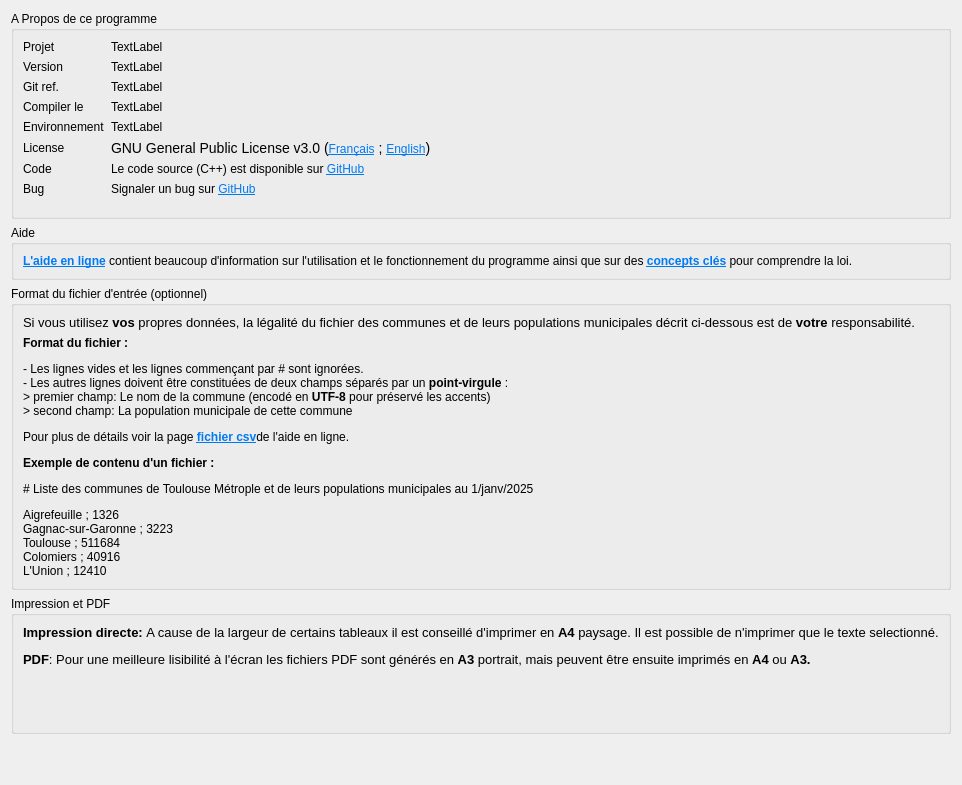
      <widget class="QWidget" name="tab_Apropos">
       <property name="toolTip">
        <string notr="true"/>
       </property>
       <property name="statusTip">
        <string notr="true"/>
       </property>
       <property name="whatsThis">
        <string notr="true"/>
       </property>
       <property name="accessibleName">
        <string notr="true"/>
       </property>
       <property name="accessibleDescription">
        <string notr="true"/>
       </property>
       <attribute name="title">
        <string>A Propos</string>
       </attribute>
       <layout class="QVBoxLayout" name="verticalLayout_10">
        <item>
         <widget class="QGroupBox" name="groupBox_apropos">
          <property name="title">
           <string>A Propos de ce programme</string>
          </property>
          <layout class="QHBoxLayout" name="horizontalLayout_5">
           <item>
            <layout class="QFormLayout" name="formLayout_3">
             <item row="0" column="0">
              <widget class="QLabel" name="label_prj_title">
               <property name="enabled">
                <bool>true</bool>
               </property>
               <property name="toolTip">
                <string notr="true"/>
               </property>
               <property name="statusTip">
                <string notr="true"/>
               </property>
               <property name="whatsThis">
                <string notr="true"/>
               </property>
               <property name="accessibleName">
                <string notr="true"/>
               </property>
               <property name="accessibleDescription">
                <string notr="true"/>
               </property>
               <property name="text">
                <string>Projet</string>
               </property>
               <property name="openExternalLinks">
                <bool>false</bool>
               </property>
               <property name="textInteractionFlags">
                <set>Qt::TextInteractionFlag::LinksAccessibleByMouse|Qt::TextInteractionFlag::TextSelectableByMouse</set>
               </property>
              </widget>
             </item>
             <item row="0" column="1">
              <widget class="QLabel" name="label_prj">
               <property name="toolTip">
                <string notr="true"/>
               </property>
               <property name="statusTip">
                <string notr="true"/>
               </property>
               <property name="whatsThis">
                <string notr="true"/>
               </property>
               <property name="accessibleName">
                <string notr="true"/>
               </property>
               <property name="accessibleDescription">
                <string notr="true"/>
               </property>
               <property name="text">
                <string>TextLabel</string>
               </property>
               <property name="wordWrap">
                <bool>true</bool>
               </property>
               <property name="openExternalLinks">
                <bool>true</bool>
               </property>
               <property name="textInteractionFlags">
                <set>Qt::TextInteractionFlag::LinksAccessibleByKeyboard|Qt::TextInteractionFlag::LinksAccessibleByMouse|Qt::TextInteractionFlag::TextBrowserInteraction|Qt::TextInteractionFlag::TextSelectableByKeyboard|Qt::TextInteractionFlag::TextSelectableByMouse</set>
               </property>
              </widget>
             </item>
             <item row="1" column="0">
              <widget class="QLabel" name="label_vers_title">
               <property name="enabled">
                <bool>true</bool>
               </property>
               <property name="toolTip">
                <string notr="true"/>
               </property>
               <property name="statusTip">
                <string notr="true"/>
               </property>
               <property name="whatsThis">
                <string notr="true"/>
               </property>
               <property name="accessibleName">
                <string notr="true"/>
               </property>
               <property name="accessibleDescription">
                <string notr="true"/>
               </property>
               <property name="text">
                <string>Version</string>
               </property>
               <property name="openExternalLinks">
                <bool>false</bool>
               </property>
               <property name="textInteractionFlags">
                <set>Qt::TextInteractionFlag::LinksAccessibleByMouse|Qt::TextInteractionFlag::TextSelectableByMouse</set>
               </property>
              </widget>
             </item>
             <item row="1" column="1">
              <widget class="QLabel" name="label_vers">
               <property name="toolTip">
                <string notr="true"/>
               </property>
               <property name="statusTip">
                <string notr="true"/>
               </property>
               <property name="whatsThis">
                <string notr="true"/>
               </property>
               <property name="accessibleName">
                <string notr="true"/>
               </property>
               <property name="accessibleDescription">
                <string notr="true"/>
               </property>
               <property name="text">
                <string>TextLabel</string>
               </property>
               <property name="wordWrap">
                <bool>true</bool>
               </property>
               <property name="openExternalLinks">
                <bool>true</bool>
               </property>
               <property name="textInteractionFlags">
                <set>Qt::TextInteractionFlag::LinksAccessibleByKeyboard|Qt::TextInteractionFlag::LinksAccessibleByMouse|Qt::TextInteractionFlag::TextBrowserInteraction|Qt::TextInteractionFlag::TextSelectableByKeyboard|Qt::TextInteractionFlag::TextSelectableByMouse</set>
               </property>
              </widget>
             </item>
             <item row="2" column="0">
              <widget class="QLabel" name="label_git_title">
               <property name="enabled">
                <bool>true</bool>
               </property>
               <property name="text">
                <string>Git ref.</string>
               </property>
               <property name="openExternalLinks">
                <bool>false</bool>
               </property>
               <property name="textInteractionFlags">
                <set>Qt::TextInteractionFlag::LinksAccessibleByMouse|Qt::TextInteractionFlag::TextSelectableByMouse</set>
               </property>
              </widget>
             </item>
             <item row="2" column="1">
              <widget class="QLabel" name="label_git">
               <property name="text">
                <string>TextLabel</string>
               </property>
              </widget>
             </item>
             <item row="3" column="0">
              <widget class="QLabel" name="label_compil_title">
               <property name="enabled">
                <bool>true</bool>
               </property>
               <property name="toolTip">
                <string notr="true"/>
               </property>
               <property name="statusTip">
                <string notr="true"/>
               </property>
               <property name="whatsThis">
                <string notr="true"/>
               </property>
               <property name="accessibleName">
                <string notr="true"/>
               </property>
               <property name="accessibleDescription">
                <string notr="true"/>
               </property>
               <property name="text">
                <string>Compiler le</string>
               </property>
               <property name="openExternalLinks">
                <bool>false</bool>
               </property>
               <property name="textInteractionFlags">
                <set>Qt::TextInteractionFlag::LinksAccessibleByMouse|Qt::TextInteractionFlag::TextSelectableByMouse</set>
               </property>
              </widget>
             </item>
             <item row="3" column="1">
              <widget class="QLabel" name="label_compil">
               <property name="toolTip">
                <string notr="true"/>
               </property>
               <property name="statusTip">
                <string notr="true"/>
               </property>
               <property name="whatsThis">
                <string notr="true"/>
               </property>
               <property name="accessibleName">
                <string notr="true"/>
               </property>
               <property name="accessibleDescription">
                <string notr="true"/>
               </property>
               <property name="text">
                <string>TextLabel</string>
               </property>
               <property name="wordWrap">
                <bool>true</bool>
               </property>
               <property name="openExternalLinks">
                <bool>true</bool>
               </property>
               <property name="textInteractionFlags">
                <set>Qt::TextInteractionFlag::LinksAccessibleByKeyboard|Qt::TextInteractionFlag::LinksAccessibleByMouse|Qt::TextInteractionFlag::TextBrowserInteraction|Qt::TextInteractionFlag::TextSelectableByKeyboard|Qt::TextInteractionFlag::TextSelectableByMouse</set>
               </property>
              </widget>
             </item>
             <item row="4" column="0">
              <widget class="QLabel" name="label_env_title">
               <property name="enabled">
                <bool>true</bool>
               </property>
               <property name="toolTip">
                <string notr="true"/>
               </property>
               <property name="statusTip">
                <string notr="true"/>
               </property>
               <property name="whatsThis">
                <string notr="true"/>
               </property>
               <property name="accessibleName">
                <string notr="true"/>
               </property>
               <property name="accessibleDescription">
                <string notr="true"/>
               </property>
               <property name="text">
                <string>Environnement</string>
               </property>
               <property name="openExternalLinks">
                <bool>false</bool>
               </property>
               <property name="textInteractionFlags">
                <set>Qt::TextInteractionFlag::LinksAccessibleByMouse|Qt::TextInteractionFlag::TextSelectableByMouse</set>
               </property>
              </widget>
             </item>
             <item row="4" column="1">
              <widget class="QLabel" name="label_env">
               <property name="toolTip">
                <string notr="true"/>
               </property>
               <property name="statusTip">
                <string notr="true"/>
               </property>
               <property name="whatsThis">
                <string notr="true"/>
               </property>
               <property name="accessibleName">
                <string notr="true"/>
               </property>
               <property name="accessibleDescription">
                <string notr="true"/>
               </property>
               <property name="text">
                <string>TextLabel</string>
               </property>
               <property name="wordWrap">
                <bool>true</bool>
               </property>
               <property name="openExternalLinks">
                <bool>true</bool>
               </property>
               <property name="textInteractionFlags">
                <set>Qt::TextInteractionFlag::LinksAccessibleByKeyboard|Qt::TextInteractionFlag::LinksAccessibleByMouse|Qt::TextInteractionFlag::TextBrowserInteraction|Qt::TextInteractionFlag::TextSelectableByKeyboard|Qt::TextInteractionFlag::TextSelectableByMouse</set>
               </property>
              </widget>
             </item>
             <item row="5" column="0">
              <widget class="QLabel" name="label_license_title">
               <property name="enabled">
                <bool>true</bool>
               </property>
               <property name="toolTip">
                <string notr="true"/>
               </property>
               <property name="statusTip">
                <string notr="true"/>
               </property>
               <property name="whatsThis">
                <string notr="true"/>
               </property>
               <property name="accessibleName">
                <string notr="true"/>
               </property>
               <property name="accessibleDescription">
                <string notr="true"/>
               </property>
               <property name="text">
                <string>License</string>
               </property>
               <property name="openExternalLinks">
                <bool>false</bool>
               </property>
               <property name="textInteractionFlags">
                <set>Qt::TextInteractionFlag::LinksAccessibleByMouse|Qt::TextInteractionFlag::TextSelectableByMouse</set>
               </property>
              </widget>
             </item>
             <item row="5" column="1">
              <widget class="QLabel" name="label_license">
               <property name="toolTip">
                <string notr="true"/>
               </property>
               <property name="statusTip">
                <string notr="true"/>
               </property>
               <property name="whatsThis">
                <string notr="true"/>
               </property>
               <property name="accessibleName">
                <string notr="true"/>
               </property>
               <property name="accessibleDescription">
                <string notr="true"/>
               </property>
               <property name="text">
                <string>&lt;!DOCTYPE HTML PUBLIC &quot;-//W3C//DTD HTML 4.0//EN&quot; &quot;http://www.w3.org/TR/REC-html40/strict.dtd&quot;&gt;
&lt;html&gt;&lt;head&gt;&lt;meta name=&quot;qrichtext&quot; content=&quot;1&quot; /&gt;&lt;meta charset=&quot;utf-8&quot; /&gt;&lt;style type=&quot;text/css&quot;&gt;
p, li { white-space: pre-wrap; }
hr { height: 1px; border-width: 0; }
li.unchecked::marker { content: &quot;\2610&quot;; }
li.checked::marker { content: &quot;\2612&quot;; }
&lt;/style&gt;&lt;/head&gt;&lt;body style=&quot; font-family:'Segoe UI'; font-size:9pt; font-weight:400; font-style:normal;&quot;&gt;
&lt;p style=&quot; margin-top:0px; margin-bottom:0px; margin-left:0px; margin-right:0px; -qt-block-indent:0; text-indent:0px;&quot;&gt;&lt;span style=&quot; font-size:large;&quot;&gt;GNU General Public License v3.0 (&lt;/span&gt;&lt;a href=&quot;https://www.gnu.org/licenses/gpl-3.0.fr.html#license-text&quot;&gt;&lt;span style=&quot; text-decoration: underline; color:#007af4;&quot;&gt;Français&lt;/span&gt;&lt;/a&gt;&lt;span style=&quot; font-size:large;&quot;&gt; ; &lt;/span&gt;&lt;a href=&quot;https://www.gnu.org/licenses/gpl-3.0.en.html#license-text&quot;&gt;&lt;span style=&quot; text-decoration: underline; color:#007af4;&quot;&gt;English&lt;/span&gt;&lt;/a&gt;&lt;span style=&quot; font-size:large;&quot;&gt;)&lt;/span&gt;&lt;/p&gt;&lt;/body&gt;&lt;/html&gt;</string>
               </property>
               <property name="wordWrap">
                <bool>true</bool>
               </property>
               <property name="openExternalLinks">
                <bool>true</bool>
               </property>
               <property name="textInteractionFlags">
                <set>Qt::TextInteractionFlag::LinksAccessibleByKeyboard|Qt::TextInteractionFlag::LinksAccessibleByMouse|Qt::TextInteractionFlag::TextBrowserInteraction|Qt::TextInteractionFlag::TextSelectableByKeyboard|Qt::TextInteractionFlag::TextSelectableByMouse</set>
               </property>
              </widget>
             </item>
             <item row="6" column="0">
              <widget class="QLabel" name="label_src_title">
               <property name="enabled">
                <bool>true</bool>
               </property>
               <property name="toolTip">
                <string notr="true"/>
               </property>
               <property name="statusTip">
                <string notr="true"/>
               </property>
               <property name="whatsThis">
                <string notr="true"/>
               </property>
               <property name="accessibleName">
                <string notr="true"/>
               </property>
               <property name="accessibleDescription">
                <string notr="true"/>
               </property>
               <property name="text">
                <string>Code</string>
               </property>
               <property name="openExternalLinks">
                <bool>false</bool>
               </property>
               <property name="textInteractionFlags">
                <set>Qt::TextInteractionFlag::LinksAccessibleByMouse|Qt::TextInteractionFlag::TextSelectableByMouse</set>
               </property>
              </widget>
             </item>
             <item row="6" column="1">
              <widget class="QLabel" name="label_src">
               <property name="toolTip">
                <string notr="true"/>
               </property>
               <property name="statusTip">
                <string notr="true"/>
               </property>
               <property name="whatsThis">
                <string notr="true"/>
               </property>
               <property name="accessibleName">
                <string notr="true"/>
               </property>
               <property name="accessibleDescription">
                <string notr="true"/>
               </property>
               <property name="text">
                <string>&lt;!DOCTYPE HTML PUBLIC &quot;-//W3C//DTD HTML 4.0//EN&quot; &quot;http://www.w3.org/TR/REC-html40/strict.dtd&quot;&gt;
&lt;html&gt;&lt;head&gt;&lt;meta name=&quot;qrichtext&quot; content=&quot;1&quot; /&gt;&lt;meta charset=&quot;utf-8&quot; /&gt;&lt;style type=&quot;text/css&quot;&gt;
p, li { white-space: pre-wrap; }
hr { height: 1px; border-width: 0; }
li.unchecked::marker { content: &quot;\2610&quot;; }
li.checked::marker { content: &quot;\2612&quot;; }
&lt;/style&gt;&lt;/head&gt;&lt;body style=&quot; font-family:'Segoe UI'; font-size:9pt; font-weight:400; font-style:normal;&quot;&gt;
&lt;p style=&quot; margin-top:0px; margin-bottom:0px; margin-left:0px; margin-right:0px; -qt-block-indent:0; text-indent:0px;&quot;&gt;Le code source (C++) est disponible sur &lt;a href=&quot;https://github.com/JEAYNE/Conseil-Metropolitain&quot;&gt;&lt;span style=&quot; text-decoration: underline; color:#007af4;&quot;&gt;GitHub&lt;/span&gt;&lt;/a&gt; &lt;/p&gt;&lt;/body&gt;&lt;/html&gt;</string>
               </property>
               <property name="wordWrap">
                <bool>true</bool>
               </property>
               <property name="openExternalLinks">
                <bool>true</bool>
               </property>
               <property name="textInteractionFlags">
                <set>Qt::TextInteractionFlag::LinksAccessibleByKeyboard|Qt::TextInteractionFlag::LinksAccessibleByMouse|Qt::TextInteractionFlag::TextBrowserInteraction|Qt::TextInteractionFlag::TextSelectableByKeyboard|Qt::TextInteractionFlag::TextSelectableByMouse</set>
               </property>
              </widget>
             </item>
             <item row="7" column="0">
              <widget class="QLabel" name="label_bug_title">
               <property name="enabled">
                <bool>true</bool>
               </property>
               <property name="toolTip">
                <string notr="true"/>
               </property>
               <property name="statusTip">
                <string notr="true"/>
               </property>
               <property name="whatsThis">
                <string notr="true"/>
               </property>
               <property name="accessibleName">
                <string notr="true"/>
               </property>
               <property name="accessibleDescription">
                <string notr="true"/>
               </property>
               <property name="text">
                <string>Bug</string>
               </property>
               <property name="openExternalLinks">
                <bool>false</bool>
               </property>
               <property name="textInteractionFlags">
                <set>Qt::TextInteractionFlag::LinksAccessibleByMouse|Qt::TextInteractionFlag::TextSelectableByMouse</set>
               </property>
              </widget>
             </item>
             <item row="7" column="1">
              <widget class="QLabel" name="label_bug">
               <property name="toolTip">
                <string notr="true"/>
               </property>
               <property name="statusTip">
                <string notr="true"/>
               </property>
               <property name="whatsThis">
                <string notr="true"/>
               </property>
               <property name="accessibleName">
                <string notr="true"/>
               </property>
               <property name="accessibleDescription">
                <string notr="true"/>
               </property>
               <property name="text">
                <string>&lt;html&gt;&lt;head/&gt;&lt;body&gt;&lt;p&gt;Signaler un bug sur &lt;a href=&quot;https://github.com/JEAYNE/Conseil-Metropolitain/issues&quot;&gt;&lt;span style=&quot; text-decoration: underline; color:#007af4;&quot;&gt;GitHub&lt;/span&gt;&lt;/a&gt;&lt;/p&gt;&lt;/body&gt;&lt;/html&gt;</string>
               </property>
               <property name="wordWrap">
                <bool>true</bool>
               </property>
               <property name="openExternalLinks">
                <bool>true</bool>
               </property>
               <property name="textInteractionFlags">
                <set>Qt::TextInteractionFlag::LinksAccessibleByKeyboard|Qt::TextInteractionFlag::LinksAccessibleByMouse|Qt::TextInteractionFlag::TextBrowserInteraction|Qt::TextInteractionFlag::TextSelectableByKeyboard|Qt::TextInteractionFlag::TextSelectableByMouse</set>
               </property>
              </widget>
             </item>
             <item row="8" column="1">
              <spacer name="horizontalSpacer">
               <property name="orientation">
                <enum>Qt::Orientation::Horizontal</enum>
               </property>
               <property name="sizeHint" stdset="0">
                <size>
                 <width>40</width>
                 <height>5</height>
                </size>
               </property>
              </spacer>
             </item>
            </layout>
           </item>
           <item>
            <widget class="QLabel" name="label_logo">
             <property name="toolTip">
              <string notr="true"/>
             </property>
             <property name="statusTip">
              <string notr="true"/>
             </property>
             <property name="whatsThis">
              <string notr="true"/>
             </property>
             <property name="accessibleName">
              <string notr="true"/>
             </property>
             <property name="accessibleDescription">
              <string notr="true"/>
             </property>
             <property name="text">
              <string>&lt;!DOCTYPE HTML PUBLIC &quot;-//W3C//DTD HTML 4.0//EN&quot; &quot;http://www.w3.org/TR/REC-html40/strict.dtd&quot;&gt;
&lt;html&gt;
&lt;head&gt;&lt;meta name=&quot;qrichtext&quot; content=&quot;1&quot; /&gt;&lt;/head&gt;
&lt;body&gt;&lt;img src=&quot;:/resources/app.png&quot; /&gt;&lt;/body&gt;
&lt;/html&gt;</string>
             </property>
            </widget>
           </item>
          </layout>
         </widget>
        </item>
        <item>
         <widget class="QGroupBox" name="groupBox_2">
          <property name="title">
           <string>Aide</string>
          </property>
          <layout class="QVBoxLayout" name="verticalLayout_15">
           <item>
            <widget class="QLabel" name="label_Aide">
             <property name="toolTip">
              <string notr="true"/>
             </property>
             <property name="text">
              <string>&lt;html&gt;&lt;head/&gt;&lt;body&gt;&lt;p&gt;&lt;a href=&quot;https://github.com/JEAYNE/Conseil-Metropolitain/wiki&quot;&gt;&lt;span style=&quot; font-weight:700; text-decoration: underline; color:#007af4;&quot;&gt;L'aide en ligne&lt;/span&gt;&lt;/a&gt; contient beaucoup d'information sur l'utilisation et le fonctionnement du programme ainsi que sur des &lt;a href=&quot;https://github.com/JEAYNE/Conseil-Metropolitain/wiki/Concepts&quot;&gt;&lt;span style=&quot; font-weight:700; text-decoration: underline; color:#007af4;&quot;&gt;concepts clés&lt;/span&gt;&lt;/a&gt; pour comprendre la loi.&lt;/p&gt;&lt;/body&gt;&lt;/html&gt;</string>
             </property>
             <property name="openExternalLinks">
              <bool>true</bool>
             </property>
             <property name="textInteractionFlags">
              <set>Qt::TextInteractionFlag::LinksAccessibleByKeyboard|Qt::TextInteractionFlag::LinksAccessibleByMouse|Qt::TextInteractionFlag::TextBrowserInteraction|Qt::TextInteractionFlag::TextSelectableByKeyboard|Qt::TextInteractionFlag::TextSelectableByMouse</set>
             </property>
            </widget>
           </item>
          </layout>
         </widget>
        </item>
        <item>
         <widget class="QGroupBox" name="groupBox_format_fichier">
          <property name="title">
           <string>Format du fichier d'entrée (optionnel)</string>
          </property>
          <layout class="QVBoxLayout" name="verticalLayout_11">
           <item>
            <widget class="QLabel" name="label_legalite">
             <property name="toolTip">
              <string notr="true"/>
             </property>
             <property name="statusTip">
              <string notr="true"/>
             </property>
             <property name="whatsThis">
              <string notr="true"/>
             </property>
             <property name="accessibleName">
              <string notr="true"/>
             </property>
             <property name="accessibleDescription">
              <string notr="true"/>
             </property>
             <property name="text">
              <string>&lt;html&gt;&lt;head/&gt;&lt;body&gt;&lt;p&gt;&lt;span style=&quot; font-size:10pt;&quot;&gt;Si vous utilisez &lt;/span&gt;&lt;span style=&quot; font-size:10pt; font-weight:700;&quot;&gt;vos&lt;/span&gt;&lt;span style=&quot; font-size:10pt;&quot;&gt; propres données, la légalité du fichier des communes et de leurs populations municipales décrit ci-dessous est de &lt;/span&gt;&lt;span style=&quot; font-size:10pt; font-weight:700;&quot;&gt;votre&lt;/span&gt;&lt;span style=&quot; font-size:10pt;&quot;&gt; responsabilité. &lt;/span&gt;&lt;/p&gt;&lt;/body&gt;&lt;/html&gt;</string>
             </property>
             <property name="alignment">
              <set>Qt::AlignmentFlag::AlignJustify|Qt::AlignmentFlag::AlignVCenter</set>
             </property>
             <property name="wordWrap">
              <bool>true</bool>
             </property>
             <property name="openExternalLinks">
              <bool>true</bool>
             </property>
             <property name="textInteractionFlags">
              <set>Qt::TextInteractionFlag::LinksAccessibleByKeyboard|Qt::TextInteractionFlag::LinksAccessibleByMouse|Qt::TextInteractionFlag::TextBrowserInteraction|Qt::TextInteractionFlag::TextSelectableByKeyboard|Qt::TextInteractionFlag::TextSelectableByMouse</set>
             </property>
            </widget>
           </item>
           <item>
            <widget class="QLabel" name="label_format_fichier">
             <property name="toolTip">
              <string notr="true"/>
             </property>
             <property name="text">
              <string>&lt;html&gt;&lt;head/&gt;&lt;body&gt;&lt;p&gt;&lt;span style=&quot; font-weight:700;&quot;&gt;Format du fichier :&lt;/span&gt;&lt;/p&gt;&lt;p&gt;- Les lignes vides et les lignes commençant par # sont ignorées. &lt;br/&gt;- Les autres lignes doivent être constituées de deux champs séparés par un &lt;span style=&quot; font-weight:700;&quot;&gt;point-virgule&lt;/span&gt; : &lt;br/&gt;&amp;gt; premier champ: Le nom de la commune (encodé en &lt;span style=&quot; font-weight:700;&quot;&gt;UTF-8&lt;/span&gt; pour préservé les accents)&lt;br/&gt;&amp;gt; second champ: La population municipale de cette commune &lt;/p&gt;&lt;p&gt;Pour plus de détails voir la page &lt;a href=&quot;https://github.com/JEAYNE/Conseil-Metropolitain/wiki/Fichiers-csv&quot;&gt;&lt;span style=&quot; font-weight:700; text-decoration: underline; color:#007af4;&quot;&gt;fichier csv&lt;/span&gt;&lt;/a&gt;&lt;span style=&quot; font-weight:700;&quot;/&gt;de l'aide en ligne.&lt;/p&gt;&lt;p&gt;&lt;span style=&quot; font-weight:700;&quot;&gt;Exemple de contenu d'un fichier : &lt;/span&gt;&lt;/p&gt;&lt;p&gt;# Liste des communes de Toulouse Métrople et de leurs populations municipales au 1/janv/2025 &lt;/p&gt;&lt;p&gt;Aigrefeuille ; 1326 &lt;br/&gt;Gagnac-sur-Garonne ; 3223 &lt;br/&gt;Toulouse ; 511684 &lt;br/&gt;Colomiers ; 40916 &lt;br/&gt;L'Union ; 12410&lt;/p&gt;&lt;/body&gt;&lt;/html&gt;</string>
             </property>
             <property name="openExternalLinks">
              <bool>true</bool>
             </property>
             <property name="textInteractionFlags">
              <set>Qt::TextInteractionFlag::LinksAccessibleByKeyboard|Qt::TextInteractionFlag::LinksAccessibleByMouse|Qt::TextInteractionFlag::TextBrowserInteraction|Qt::TextInteractionFlag::TextSelectableByKeyboard|Qt::TextInteractionFlag::TextSelectableByMouse</set>
             </property>
            </widget>
           </item>
          </layout>
         </widget>
        </item>
        <item>
         <widget class="QGroupBox" name="groupBox">
          <property name="title">
           <string>Impression et PDF</string>
          </property>
          <layout class="QVBoxLayout" name="verticalLayout_13">
           <item>
            <widget class="QLabel" name="lable_print_pdf">
             <property name="toolTip">
              <string notr="true"/>
             </property>
             <property name="text">
              <string>&lt;html&gt;&lt;head/&gt;&lt;body&gt;&lt;p&gt;&lt;span style=&quot; font-size:10pt; font-weight:700;&quot;&gt;Impression directe: &lt;/span&gt;&lt;span style=&quot; font-size:10pt;&quot;&gt;A cause de la largeur de certains tableaux il est conseillé d'imprimer en &lt;/span&gt;&lt;span style=&quot; font-size:10pt; font-weight:700;&quot;&gt;A4&lt;/span&gt;&lt;span style=&quot; font-size:10pt;&quot;&gt; paysage. Il est possible de n'imprimer que le texte selectionné.&lt;/span&gt;&lt;/p&gt;&lt;p&gt;&lt;span style=&quot; font-size:10pt; font-weight:700;&quot;&gt;PDF&lt;/span&gt;&lt;span style=&quot; font-size:10pt;&quot;&gt;: Pour une meilleure lisibilité à l'écran les fichiers PDF sont générés en &lt;/span&gt;&lt;span style=&quot; font-size:10pt; font-weight:700;&quot;&gt;A3&lt;/span&gt;&lt;span style=&quot; font-size:10pt;&quot;&gt; portrait, mais peuvent être ensuite imprimés en &lt;/span&gt;&lt;span style=&quot; font-size:10pt; font-weight:700;&quot;&gt;A4&lt;/span&gt;&lt;span style=&quot; font-size:10pt;&quot;&gt; ou &lt;/span&gt;&lt;span style=&quot; font-size:10pt; font-weight:700;&quot;&gt;A3.&lt;br/&gt;&lt;/span&gt;&lt;/p&gt;&lt;p&gt;&lt;span style=&quot; font-size:10pt;&quot;&gt;&lt;br/&gt;&lt;/span&gt;&lt;/p&gt;&lt;/body&gt;&lt;/html&gt;</string>
             </property>
             <property name="openExternalLinks">
              <bool>true</bool>
             </property>
             <property name="textInteractionFlags">
              <set>Qt::TextInteractionFlag::LinksAccessibleByKeyboard|Qt::TextInteractionFlag::LinksAccessibleByMouse|Qt::TextInteractionFlag::TextBrowserInteraction|Qt::TextInteractionFlag::TextSelectableByKeyboard|Qt::TextInteractionFlag::TextSelectableByMouse</set>
             </property>
            </widget>
           </item>
          </layout>
         </widget>
        </item>
        <item>
         <spacer name="verticalSpacer">
          <property name="orientation">
           <enum>Qt::Orientation::Vertical</enum>
          </property>
          <property name="sizeHint" stdset="0">
           <size>
            <width>20</width>
            <height>40</height>
           </size>
          </property>
         </spacer>
        </item>
       </layout>
      </widget>
